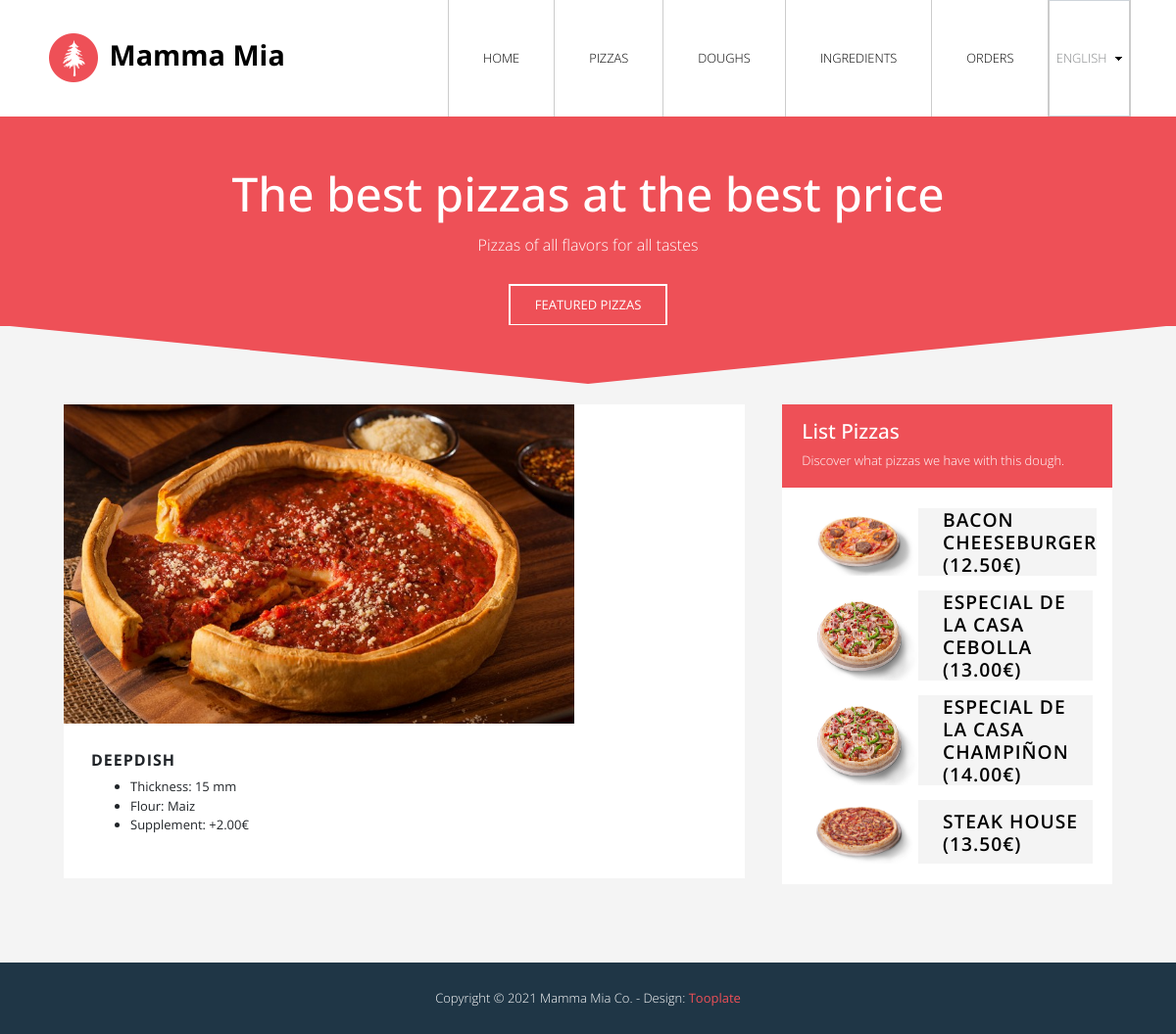
Screenshot of /en/mammamia/masas/3 with the database file from the repository.
### mammamiaApp/models.py (models this page shows, shortened)
class Masa(models.Model):
    nombre = models.CharField(_('name'),max_length=50)
    grosormm = models.IntegerField(_('width mm'))
    tipoHarina = models.CharField(_('flour Type'),max_length=50)
    supPrecio = models.DecimalField(_('supplement'),decimal_places=2, default=0, max_digits=4)

class Pizza(models.Model):
    nombre = models.CharField(_('name'),max_length=50)
    precio = models.DecimalField(_('price'),decimal_places=2, default=0, max_digits=5)
    masa = models.ForeignKey(Masa, on_delete=models.CASCADE)
    ingredientes = models.ManyToManyField(Ingrediente, related_name='pizzas')

### mammamiaApp/views.py (the view)
# urls.py: path('masas/<int:pk>', DetalleMasa.as_view(), name='detalle_masa'),
class DetalleMasa(DetailView):
    model = Masa
    template_name = "detalleMasa.html"
    context_object_name = "masa"

### mammamiaApp/templates/detalleMasa.html
{% extends "detalleBase.html" %}
{% load static %}
{% load i18n %}
{% block nombre %}
{{masa.nombre}}
{% endblock %}
{% block mainImg %}
<img src="{% static 'img/' %}masa-{{masa.nombre|lower|cut:" "}}.jpg" alt="{{masa.nombre}}" class="img-fluid img-detalle-main">
{% endblock %}
{% block attrbItems %}
  <li>{% trans "Thickness" %}: {{masa.grosormm}} mm</li>
  <li>{% trans "Flour" %}: {{masa.tipoHarina}}</li>
  <li>{% trans "Supplement" %}: +{{masa.supPrecio}}€</li>
{% endblock %}
{% block relLista %}
{% trans "Pizzas" %}
{% endblock %}
{% block relListaDesc %}
{% trans "Discover what pizzas we have with this dough." %}
{% endblock %}
{% block listaItems %}
  {% for pizza in masa.pizza_set.all|dictsort:"nombre" %}
  <a href="{% url 'detalle_pizza' pizza.id %}" class="media tm-media tm-recommended-item">
    <img src="{% static 'img/' %}pizza-{{pizza.nombre|lower|cut:" "}}.jpg" class="img-fluid img-detalle-lista" alt="{{pizza.nombre}}">
    <div class="media-body tm-media-body tm-bg-gray">
      <h4 class="text-uppercase tm-font-semibold tm-sidebar-item-title">{{pizza.nombre}} ({{pizza.precio}}€)</h4>
    </div>
  </a>
  {% empty %}
    <p>{% trans "No pizzas were found." %}</p>
  {% endfor %}
{% endblock %}

### mammamiaApp/static/css/tooplate-style.css (style rules this page uses)
body { font-family: 'Open Sans', Helvetica, Arial, sans-serif; font-size: 13px; font-weight: 400; overflow-x: hidden; }
a, button { transition: all 0.3s ease; }
.tm-bg-gray { background: #F4F4F4; }
.tm-font-semibold { font-weight: 600; }
.tm-sidebar-item-title { font-size: 1.2rem; letter-spacing: 1px; margin-bottom: 0; }
.tm-recommended-item .tm-bg-gray { transition: all 0.3s ease; }
.tm-recommended-item h4 { color: black; transition: all 0.3s ease; }
.tm-media { align-items: stretch; }
.tm-media, .tm-media-1 { margin-bottom: 15px; }
.tm-media:last-child, .tm-media-1:last-child { margin-bottom: 0; }
.tm-media-body, .tm-media-body-1 { display: -webkit-box; display: -webkit-flex; display: -ms-flexbox; display: flex; -webkit-box-align: center; -webkit-align-items: center; -ms-flex-align: center; align-items: center; padding-left: 25px; }

### mammamiaApp/static/css/extraImg.css (style rules this page uses)
.img-detalle-lista { width: 40%; }
.img-detalle-main { width: 75%; }

### rows the page displays
Masa: nombre "DEEPDISH", grosormm "15", tipoHarina "Maiz", supPrecio "2.00"
Pizza: shows a picture, nombre "BACON CHEESEBURGER", precio "12.50"
Pizza: nombre "ESPECIAL DE LA CASA CEBOLLA", precio "13.00"
Pizza: nombre "ESPECIAL DE LA CASA CHAMPIÑON", precio "14.00"
Pizza: shows a picture, nombre "STEAK HOUSE", precio "13.50"

### other values shown
form field value "English"
